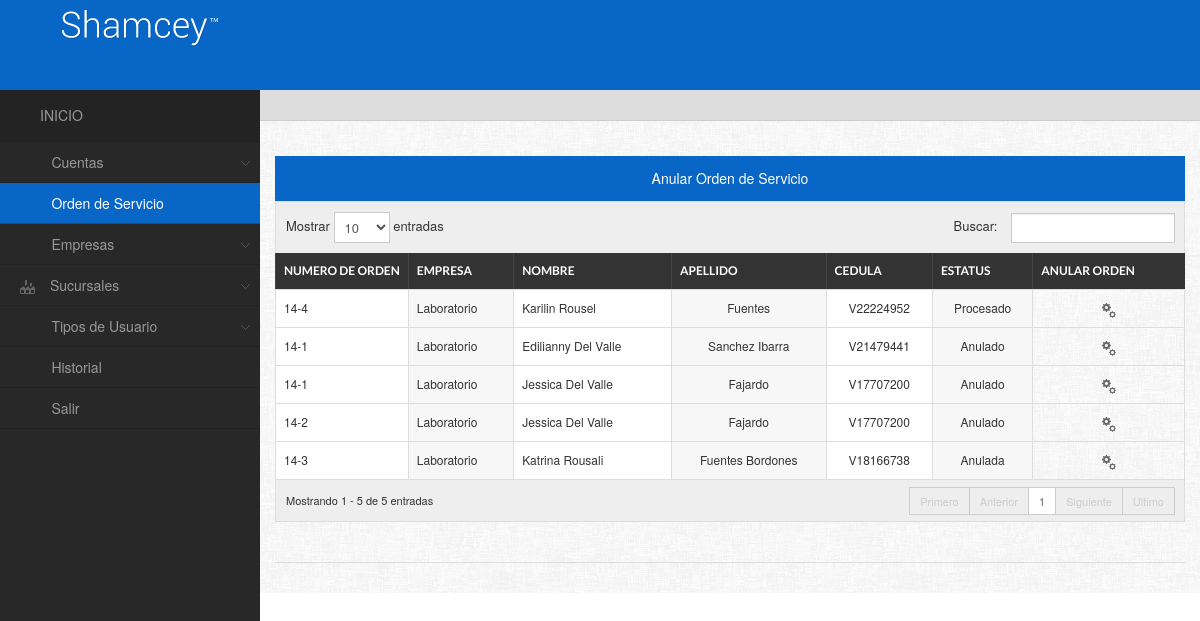
Page /admin/principal.php?accion=orden&tipo=anular on the earlier database version.
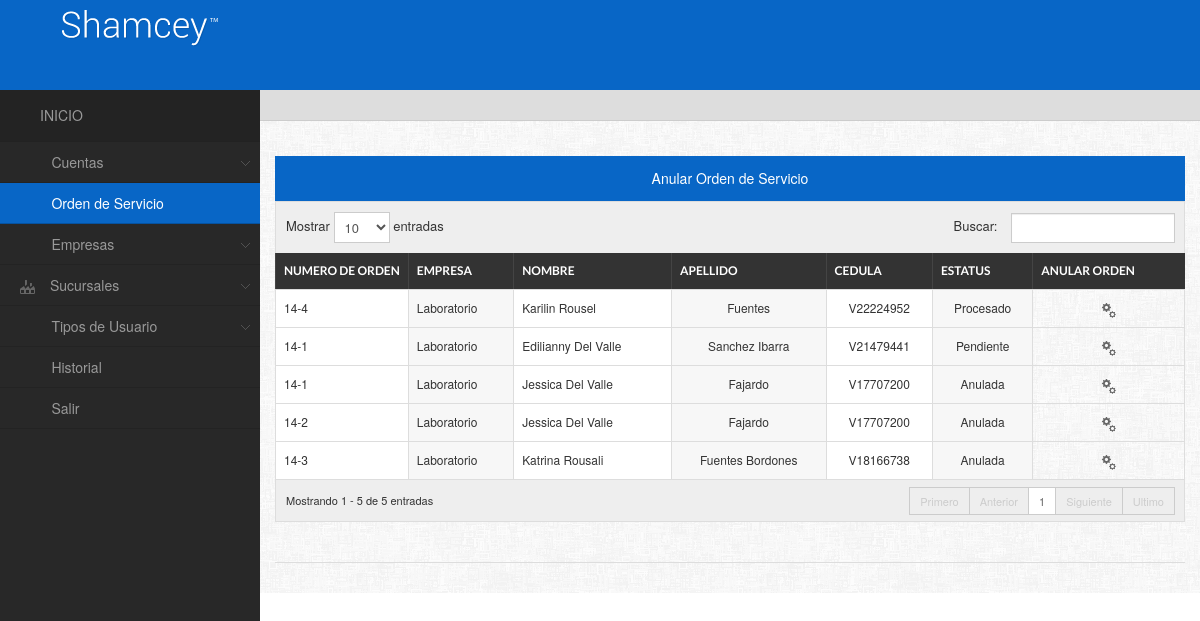
Same page on the later database version.
### tables this page shows
CREATE TABLE IF NOT EXISTS `ordenservicio` (
  `idordenservicio` int(11) NOT NULL AUTO_INCREMENT,
  `numero_orden` varchar(60) NOT NULL,
  `hora_estimada` time NOT NULL,
  `estatus` varchar(30) NOT NULL,
  `cedula_paciente` varchar(30) NOT NULL,
  `idempresa` int(11) NOT NULL,
  `idsucursal` int(11) NOT NULL,
  `idperfil` int(11) NOT NULL,
  PRIMARY KEY (`idordenservicio`),
  KEY `idempresa` (`idempresa`,`idsucursal`,`idperfil`,`cedula_paciente`),
  KEY `cedula_paciente` (`cedula_paciente`),
  KEY `idempresa_2` (`idempresa`),
  KEY `idsucursal` (`idsucursal`),
  KEY `idperfil` (`idperfil`)
);

CREATE TABLE IF NOT EXISTS `empresa` (
  `idempresa` int(11) NOT NULL AUTO_INCREMENT,
  `nombre_empresa` varchar(80) NOT NULL,
  `tipo_convenio` varchar(30) NOT NULL,
  `telefono` varchar(200) NOT NULL,
  `rif` varchar(60) NOT NULL,
  `direccion` varchar(400) NOT NULL,
  PRIMARY KEY (`idempresa`)
);

CREATE TABLE IF NOT EXISTS `paciente` (
  `idpaciente` int(11) NOT NULL AUTO_INCREMENT,
  `cedula` varchar(30) NOT NULL,
  `nombres` varchar(80) NOT NULL,
  `apellidos` varchar(80) NOT NULL,
  `fecha_nac` date NOT NULL,
  `genero` char(1) NOT NULL,
  `telefono` varchar(200) NOT NULL,
  PRIMARY KEY (`idpaciente`),
  KEY `cedula` (`cedula`)
);

### admin/ordenDeServicio.php (the view, shortened to what this page needs)
<?php
	include("conexion.php");
	$wsql = "select numero_orden,hora_estimada,estatus,cedula,empresa.idempresa,ordenservicio.idsucursal,nombres,apellidos,nombre_empresa from paciente,ordenservicio,empresa,laboratorios where paciente.cedula=ordenservicio.cedula_paciente and empresa.idempresa=ordenservicio.idempresa and ordenservicio.idsucursal = laboratorios.idsucursal";
	$result = mysql_query($wsql,$link);
?>
<h4 class="widgettitle"><center>Anular Orden de Servicio</center></h4>
<table id="dyntable" class="table table-bordered responsive">
                    <colgroup>
                        <col class="con0" style="align: center; width: 4%" />
                        <col class="con1" />
                        <col class="con0" />
                        <col class="con1" />
                        <col class="con0" />
                        <col class="con1" />
                    </colgroup>
                    <thead>
                        <tr>
                            <th class="head0">Numero de Orden</th>
                            <th class="head1">Empresa</th>
                            <th class="head0">Nombre</th>
                            <th class="head1">Apellido</th>
                            <th class="head1">Cedula</th>
                            <th class="head1">Estatus</th>
                            <th class="head1">Anular Orden</th>
                        </tr>
                    </thead>
                    <tbody>
                    	<?php
							while($row = mysql_fetch_array($result)){
						?>
                    <tr class="gradeX">
                            <td><?php echo $row['numero_orden'];?></td>
                            <td><?php echo $row['nombre_empresa'];?></td>
                            <td><?php echo $row['nombres'];?></td>
                            <td class="center"><?php echo $row['apellidos'];?></td>
                            <td class="center"><?php echo $row['cedula'];?></td>
                            <td class="center"><?php echo $row['estatus'];?></td>
                          <td><center>
                         <?php
						 	if($row['estatus']!="Realizado"){
						  ?>
                          <a onclick="anular('<?php echo $row['numero_orden'];?>');" title="Modificar" class="iconsweets-cog4" style="cursor:pointer;"></a></center>
                         <?php
							}
						  ?>
                          </td>
                        </tr>
                        <?php }?>
</tbody>
                </table>

Differences in the rows shown:
changed ordenservicio "Edilianny Del Valle": estatus "Anulado" → "Pendiente"
changed ordenservicio (number 3 of 5 on the later page): estatus "Anulado" → "Anulada"
changed ordenservicio (number 4 of 5 on the later page): estatus "Anulado" → "Anulada"
